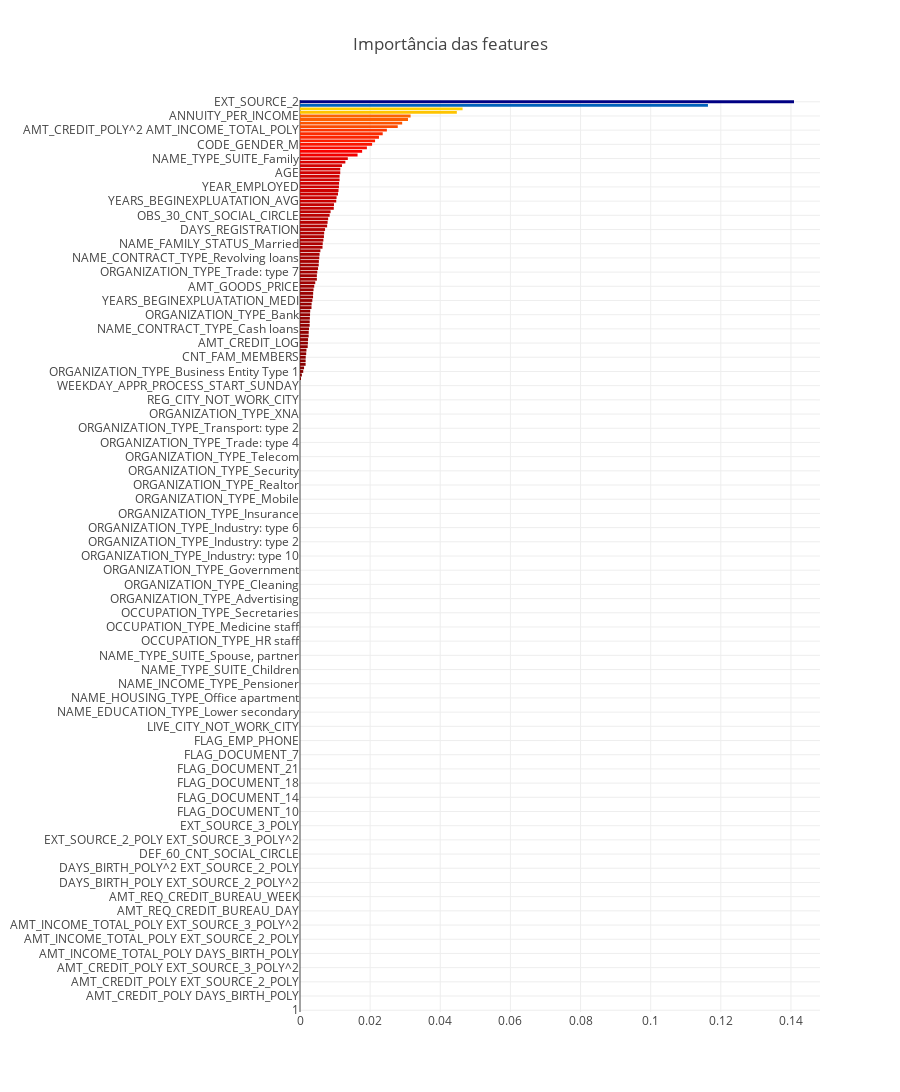

Notebook cell for this chart:
### Markdown cell above
O valor ideal para min_samples_leaf foi 35, mas como a pontuação reduziu, irei rodar outro teste com um número elevado de min_samples_split, só que agora verificando o valor ideal junto com min_samples_leaf.

### Code cell
param3 = {'min_samples_leaf': np.arange(10,101, 5), 'min_samples_split': np.arange(100, 2201, 100)} 
grid3 = GridSearchCV(estimator = GradientBoostingClassifier(learning_rate = 0.1,
                                                                n_estimators = 90,
                                                                max_depth=3,
                                                                max_features = 'sqrt',
                                                                subsample = 0.8,
                                                                random_state = 10), 
param_grid = param3, scoring = 'roc_auc', n_jobs = 4, iid = False, cv = 5) 
grid3.fit(x_train, y_train) 

display(grid3.grid_scores_, grid3.best_params_, grid3.best_score_)
draw_feature_importance(grid3.best_estimator_.feature_importances_, x_train.columns)

### Figure 1 — Plotly figure (JSON) as saved in the notebook; plotly's stock layout.template omitted (floating-point values rounded to 4 significant figures; data arrays with more than 128 entries replaced by an {"elided": "..."} marker saying what was removed)
{"data": [{"marker": {"color": {"elided": "257 float values"}, "colorscale": "Jet", "reversescale": true}, "name": "Importância das features", "orientation": "h", "type": "bar", "uid": "1bdca226-ee03-11e8-afde-605718f38acb", "x": {"elided": "257 float values"}, "y": {"elided": "257 str values"}}], "layout": {"height": 4000, "margin": {"l": 300}, "title": "Importância das features", "width": 900, "yaxis": {"showgrid": true}}}
